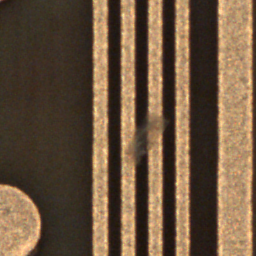
%> input picture ComputerVision_Project/Training images/Manual classification 02/Dust/00002-06305-02012-01-1-04_c0.bmp, 256 x 256 px, given in place of 00302-05486-03582-05-1-04_c1.bmp, which was not available
$ octave Untitled.m   (GNU Octave 9; MATLAB toolbox functions it lacks are replaced by stand-ins)
%> lines starting %> are read from the running program, lines starting %| are printed output that depends on the picture; pictures that were not available may be replaced by others from this repository, and a replacement may not be noted
% [16 lines of commented-out code are left out]

I1 = imread('00302-05486-03582-05-1-04_c1.bmp');
%> I1 is the input picture: size 256x256x3 uint8; mean R, G, B 109.2, 86.3, 63.5
I0 = imread('00302-05486-03582-05-1-04_c0.bmp');
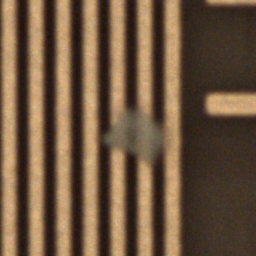
%> input picture ComputerVision_Project/Training images/Manual classification 02/Dust/00302-05486-03582-05-1-04_c0.bmp, 256 x 256 px
%> I0 is the input picture: size 256x256x3 uint8; mean R, G, B 111.4, 87.3, 64.1
figure(1)
imshow(I1)
figure(2)
imshow(I0)
grayI1 = rgb2gray(I1);
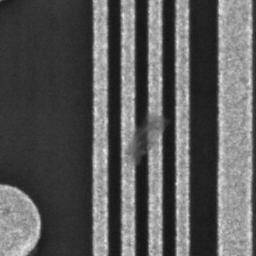
%> grayI1: size 256x256 uint8; min 19, max 235, mean 90.5
grayI0 = rgb2gray(I0);
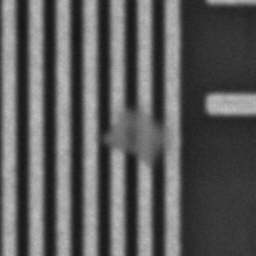
%> grayI0: size 256x256 uint8; min 20, max 194, mean 91.9
figure(3)
imshow(grayI1)
figure(4)
imshow(grayI0)

newI0 = I0;
newI0(newI0(:,:,:)<90 | newI0(:,:,:)>140) = 0;
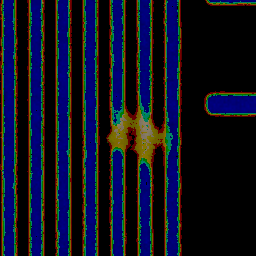
%> newI0: size 256x256x3 uint8; mean R, G, B 16.8, 18.8, 35.6
figure(5)
imshow(newI0)
